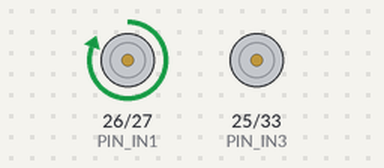
Simulated run of this sketch. Board: ESP32. Shown: motor-driver pin pairs drawn as motors (green arrow = first pin HIGH = forward, orange = second pin HIGH = backward, longer = more drive, scaled by the enable pin). What the sketch prints to the serial monitor is not drawn.

Above: at 1.5 s.
At 4.6 s:
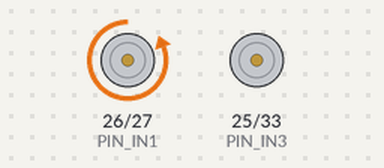
At 7.7 s:
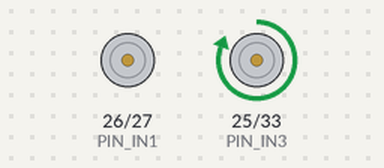
At 10.8 s:
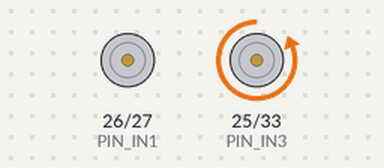
Timing chart, 0 to 16.4 s (numbered marks = the images above):
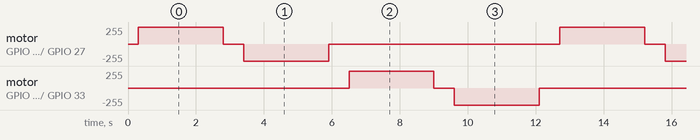

The sketch:

motor_smoketest.ino
```cpp
/*
 * motor_smoketest.ino — diagnostic. Not part of the rover.
 *
 * Everything clever is removed: no PWM, no deadband, no ramp, no serial input.
 * ENA/ENB are driven HIGH with digitalWrite, so the motors get full battery
 * voltage whenever a direction is set. If nothing moves while running this,
 * the fault is electrical — wiring, driver, motors or supply — and not code.
 *
 * It exercises one channel at a time so you can see WHICH half works.
 *
 * Upload, open Serial Monitor at 115200, and watch. It repeats forever.
 * Wheels off the ground.
 */

const int PIN_ENA = 13;   // -> L298N ENA   (jumper OFF)
const int PIN_IN1 = 26;   // -> L298N IN1
const int PIN_IN2 = 27;   // -> L298N IN2

const int PIN_ENB = 14;   // -> L298N ENB   (jumper OFF)
const int PIN_IN3 = 25;   // -> L298N IN3
const int PIN_IN4 = 33;   // -> L298N IN4

const int HOLD_MS = 2500;

void allOff() {
  digitalWrite(PIN_IN1, LOW);
  digitalWrite(PIN_IN2, LOW);
  digitalWrite(PIN_IN3, LOW);
  digitalWrite(PIN_IN4, LOW);
  digitalWrite(PIN_ENA, LOW);
  digitalWrite(PIN_ENB, LOW);
}

// Drive one channel flat out in one direction.
void runChannel(const char *label, int en, int inA, int inB, bool forward) {
  Serial.printf("%-28s  EN=HIGH  %s\n", label, forward ? "A=HIGH B=LOW" : "A=LOW B=HIGH");
  allOff();
  digitalWrite(inA, forward ? HIGH : LOW);
  digitalWrite(inB, forward ? LOW  : HIGH);
  digitalWrite(en, HIGH);
  delay(HOLD_MS);
  allOff();
  delay(600);
}

void setup() {
  Serial.begin(115200);
  delay(300);

  pinMode(PIN_ENA, OUTPUT);
  pinMode(PIN_IN1, OUTPUT);
  pinMode(PIN_IN2, OUTPUT);
  pinMode(PIN_ENB, OUTPUT);
  pinMode(PIN_IN3, OUTPUT);
  pinMode(PIN_IN4, OUTPUT);
  allOff();

  Serial.println();
  Serial.println("motor_smoketest — full voltage, no PWM");
  Serial.println("Watch which of the four steps moves a motor.");
  Serial.println();
}

void loop() {
  runChannel("CH-A (OUT1/OUT2) forward", PIN_ENA, PIN_IN1, PIN_IN2, true);
  runChannel("CH-A (OUT1/OUT2) reverse", PIN_ENA, PIN_IN1, PIN_IN2, false);
  runChannel("CH-B (OUT3/OUT4) forward", PIN_ENB, PIN_IN3, PIN_IN4, true);
  runChannel("CH-B (OUT3/OUT4) reverse", PIN_ENB, PIN_IN3, PIN_IN4, false);

  Serial.println("--- cycle complete, repeating ---");
  Serial.println();
}
```

Measured:
- by itself, motor on GPIO 26 (PIN_IN1) / GPIO 27 (PIN_IN2), motor on GPIO 25 (PIN_IN3) / GPIO 33 (PIN_IN4): repeats every 12.4 s: stopped 0.60 s, backward 255/255 2.5 s, stopped 6.8 s, forward 255/255 2.5 s
